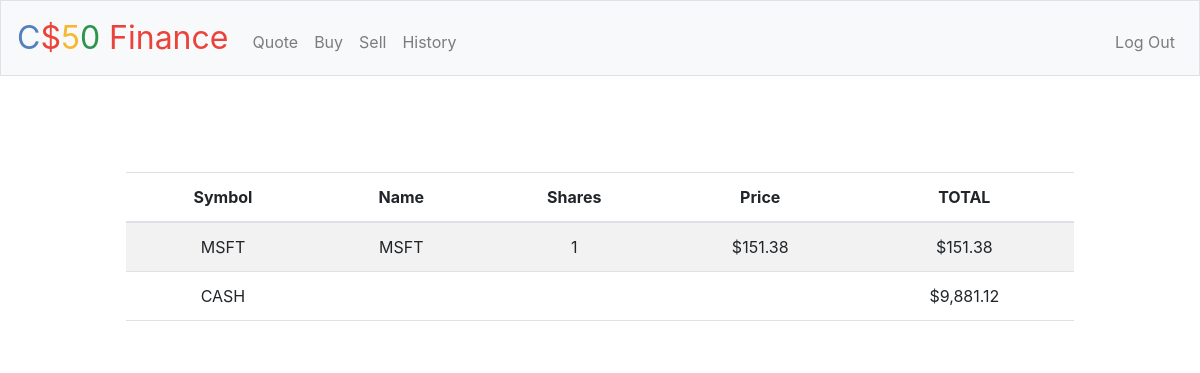
The page / (signed in) on the database its author committed.
### tables this page shows
CREATE TABLE 'stocks' ('userID' INTEGER NOT NULL, 'symbol' TEXT NOT NULL, 'price' INTEGER NOT NULL, 'total' INTEGER NOT NULL, 'shares' INTEGER NOT NULL, 'ID' INTEGER PRIMARY KEY NOT NULL);

### application.py (the view)
@app.route("/")
@login_required
def index():
    selectedStocks= db.execute("SELECT * FROM stocks WHERE userID= :id AND shares>0", id =session["user_id"])
    cash= db.execute("SELECT cash FROM users WHERE id=:id", id=session['user_id']) #returns a list of one dict with user's current in it
    cash= usd(cash[0]["cash"])
    if len(selectedStocks)>0:
        for i in range(len(selectedStocks)):
            selectedStocks[i]["total"]=usd(selectedStocks[i]["total"])
            selectedStocks[i]["price"]= usd(selectedStocks[i]["price"])
    """Show portfolio of stocks"""
    return render_template("index.html", stocks= selectedStocks, userCash= cash)

### application.py (called while the page is built)
@app.after_request
def after_request(response):
    response.headers["Cache-Control"] = "no-cache, no-store, must-revalidate"
    response.headers["Expires"] = 0
    response.headers["Pragma"] = "no-cache"
    return response

### helpers.py (called while the page is built)
def login_required(f):
    @wraps(f)
    def decorated_function(*args, **kwargs):
        if session.get("user_id") is None:
            return redirect("/login")
        return f(*args, **kwargs)
    return decorated_function

def usd(value):
    return f"${value:,.2f}"

### templates/index.html (shortened to what this page needs)
{% extends "layout.html" %}
{% block main %}
   <main class="container p-5">
    <table class="table table-striped">
        <thead>
            <tr>
                <th>Symbol</th>
                <th>Name</th>
                <th>Shares</th>
                <th>Price</th>
                <th>TOTAL</th>
            </tr>
        </thead>
        <tfoot>
            <tr>
                <td colspan="4"></td>
                <td>{{total}}</td>
            </tr>
        </tfoot>
        <tbody>
            {% for stock in stocks%}
                <tr>
                    <td>{{stock.symbol}}</td>
                    <td>{{stock.symbol}}</td>
                    <td>{{stock.shares}}</td>
                    <td>{{stock.price}}</td>
                    <td>{{stock.total}}</td>
                </tr>
            {% endfor %}
            <tr>
                <td colspan="1">CASH</td>
                <td colspan="3"</td>
                <td>{{userCash}}</td>
            </tr>
        </tbody>
    </table>
{% endblock %}

### static/styles.css (style rules this page uses)
main { overflow-x: auto; text-align: center; }

### rows shown on the page
stocks: symbol "MSFT", shares "1", price "$151.38", total "$151.38"

### other values the page prints
{{ userCash }} "$9,881.12"
